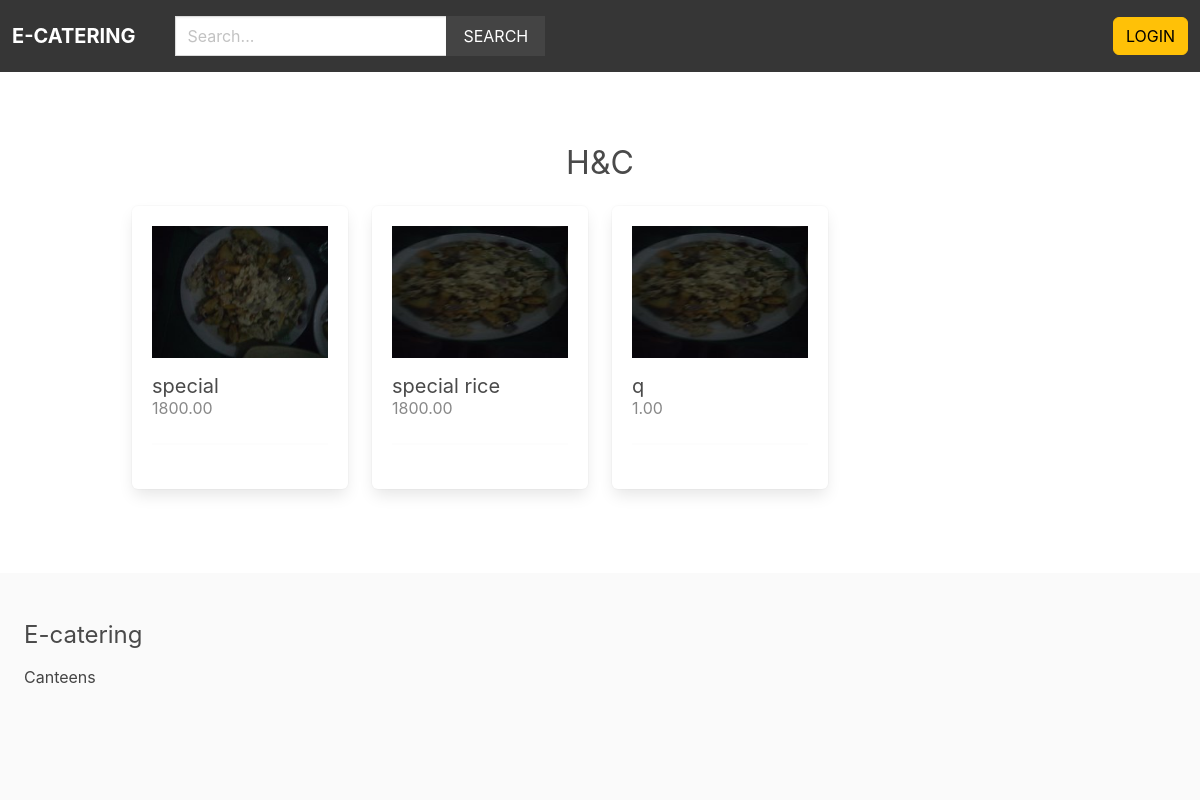
The page /canteens/1/ on the database its author committed.
### apps/canteen/models.py (models this page shows, shortened)
class Canteen(models.Model):
    name = models.CharField(max_length=250)
    created_at = models.DateTimeField(auto_now_add=True)
    created_by = models.OneToOneField(User, related_name='canteen', on_delete=models.CASCADE)
    class Meta:
        ordering = ['name']

### apps/product/models.py (models this page shows, shortened)
class Product(models.Model):
    category = models.ForeignKey(Category, related_name='products', on_delete=models.CASCADE)
    canteen = models.ForeignKey(Canteen , related_name='products', on_delete=models.CASCADE)
    title = models.CharField(max_length=250)
    slug = models.SlugField(max_length=250)
    description = models.TextField(null=True, blank=True)
    price = models.DecimalField(max_digits=6, decimal_places=2)
    date_added = models.DateTimeField(auto_now_add=True)
    image = models.ImageField(upload_to='uploads/', blank=True, null=True)
    thumbnail = models.ImageField(upload_to='uploads/', blank=True, null=True)
    class Meta:
        ordering = ['-date_added']
    def get_thumbnail(self):
        if self.thumbnail:
            return self.thumbnail.url

### apps/canteen/views.py (the view)
# urls.py: path('<int:canteen_id>/',views.canteen, name='canteen'),
def canteen(request, canteen_id):
    canteen = get_object_or_404(Canteen, pk=canteen_id)
    return render(request, 'canteen/canteen.html', {'canteen': canteen})

### apps/cart/context_processors.py (called while the page is built)
def cart(request):
    return {'cart': Cart(request)}

### apps/product/context_processors.py (called while the page is built)
def menu_categories(request):
    categories = Category.objects.all()
    return {'menu_categories': categories}

### apps/canteen/templates/canteen/canteen.html (shortened to what this page needs)
{% extends 'core/index.html' %}
{% block content %}
    <div class = "columns is-multiline mb-5" >
        <div class = "column is-12 has-text-centered mt-5 mt-5" >
            <h2 class = "is-size-3"> {{ canteen.name }} </h2>
        </div>
        {% for product in canteen.products.all %}
            {% include 'product/parts/list_item.html' %}
        {% endfor %}
    </div>
{% endblock %}

### apps/product/templates/product/parts/list_item.html
{% if user.is_authenticated %}
    <div class="column is-3 product-list-item">
        <div class="box">
            <figure class="image is-4by3 mb-4">
                <img src="{{ product.get_thumbnail }}">
            </figure>
            <h2 class="subtitle">{{ product.title }}</h2>
            <h3 class="price is-size-6 mb-4">{{ product.price }}</h3>
            <hr>
            <a href="{% url 'product' product.category.slug product.slug %}" class="button is-dark is-uppercase">View</a>
        </div>
    </div>
{% else %}
    <div class="column is-3 product-list-item">
        <div class="box">
            <figure class="image is-4by3 mb-4">
                <img src="{{ product.get_thumbnail }}">
            </figure>
            <h2 class="subtitle">{{ product.title }}</h2>
            <h3 class="price is-size-6 mb-4">{{ product.price }}</h3>
            <hr>
        </div>
    </div>
{% endif %}

### static/styles/main.css (style rules this page uses)
.product-list-item .box .subtitle { margin-bottom: 0; }
.product-list-item .box .price { color: #888; }

### rows shown on the page
Canteen: name "H&C"
Product: get_thumbnail (picture), title "special", price "1800.00"
Product: get_thumbnail (picture), title "special rice", price "1800.00"
Product: get_thumbnail (picture), title "q", price "1.00"
